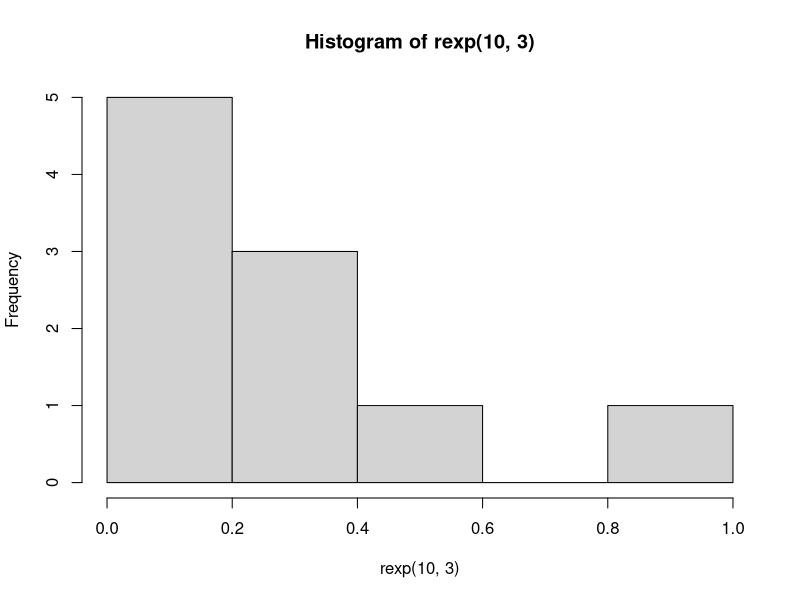
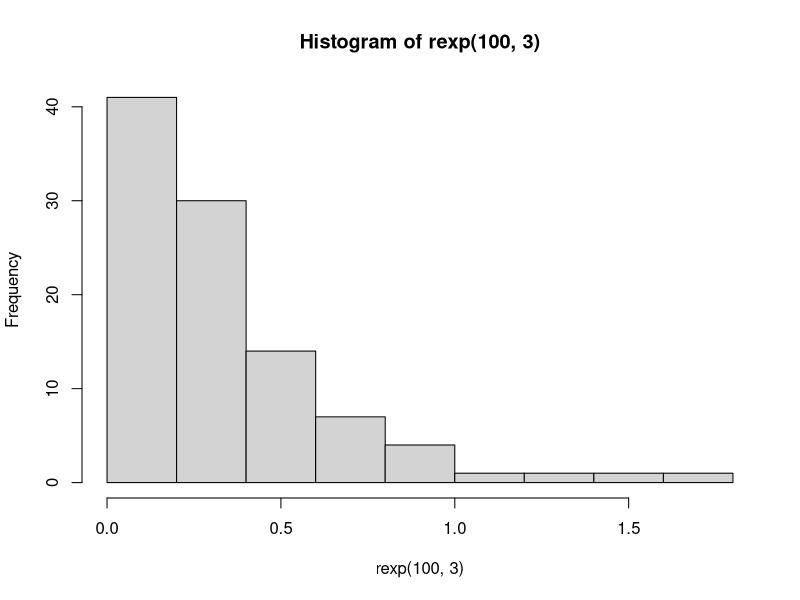
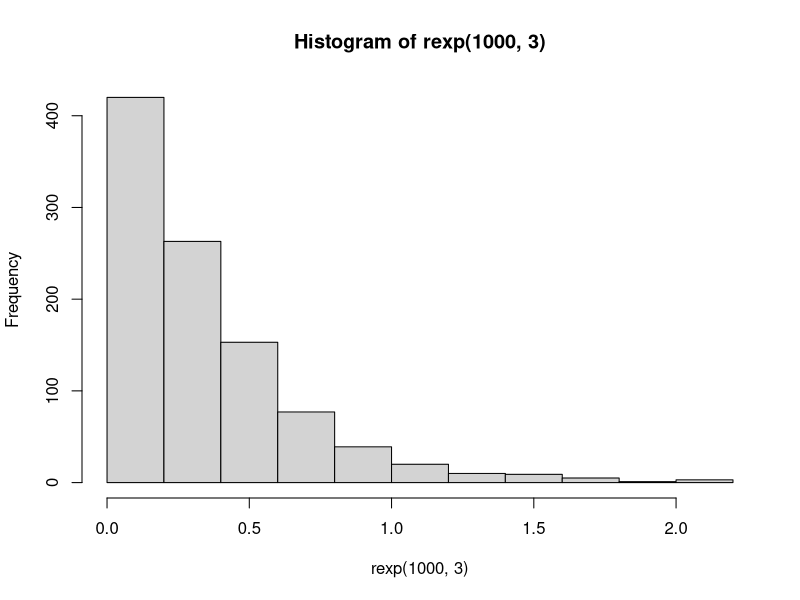
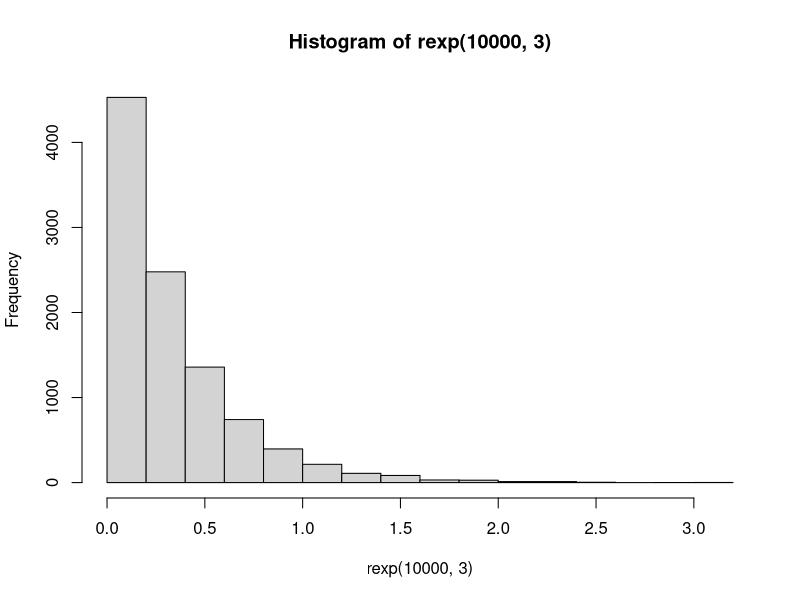

R code for these plots, in order:
#5a
dexp(3)

#5b 
set.seed(1)
hist(rexp(10, 3))
set.seed(1)
hist(rexp(100, 3))
set.seed(1)
hist(rexp(1000, 3))
set.seed(1)
hist(rexp(10000, 3))

#5c
mean(rexp(100, 3))
var(rexp(100, 3))